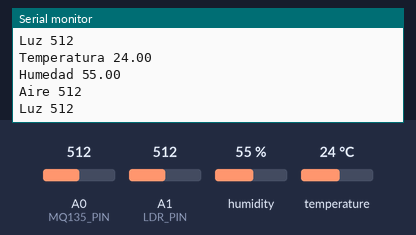
This sketch was run on a simulated Arduino Mega 2560, built with avr-gcc and run on an emulated ATmega2560. Shown: the last lines printed to the serial monitor. Inputs (shaded band) come from the test bench; at power-on: humidity 55 %, A0 (MQ135_PIN) = 512, A1 (LDR_PIN) = 512, temperature 24 °C.

Above: at 6.2 s.
6.3 s: humidity set to 22 %
At 10.98 s:
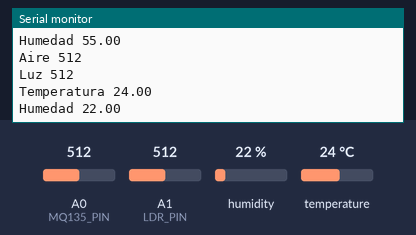
12.8 s: A0 (MQ135_PIN) set to 716
At 16.51 s:
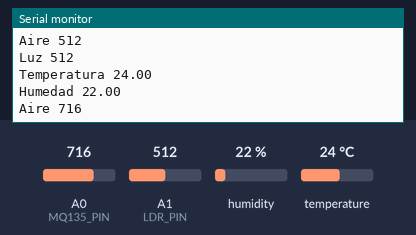
19.3 s: A1 (LDR_PIN) set to 716
At 22.9 s:
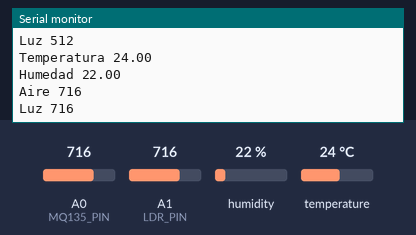
25.8 s: temperature set to 12 °C
At 27.26 s:
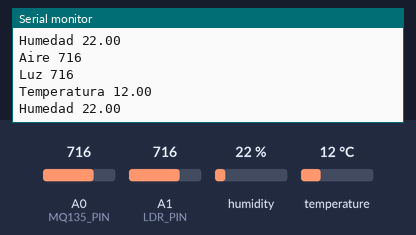
32.3 s: A0 (MQ135_PIN) set to 992
At 34.2 s:
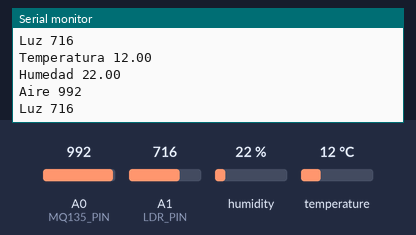
38.8 s: A1 (LDR_PIN) set to 992
At 44.4 s:
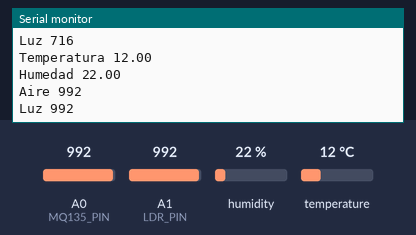
Timing chart, 0 to 45.9 s (numbered marks = the images above; inputs shaded):
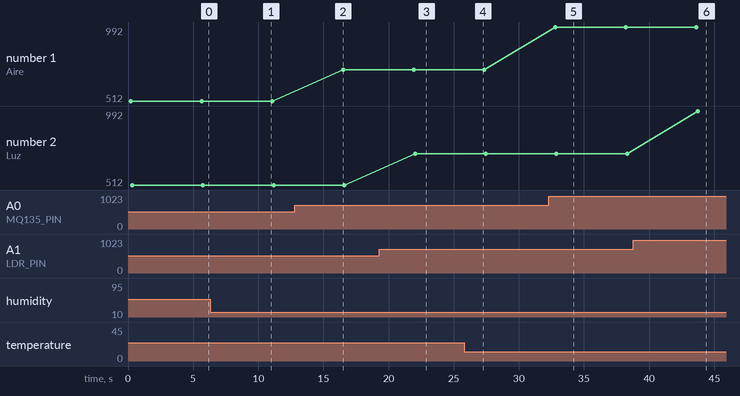

The sketch:

Arduino.ino
```cpp
#include <DHT.h>

#define DHT_PIN   4
#define DHT_TYPE  DHT11
#define MQ135_PIN A0
#define LDR_PIN   A1

DHT dht(DHT_PIN, DHT_TYPE);

void setup() {
  Serial.begin(9600);
  Serial1.begin(9600);
  dht.begin();
}

void loop() {
  // Lectura de temperatura y humedad con DHT11
  float temperature = dht.readTemperature();
  float humidity = dht.readHumidity();

  // Lectura de calidad del aire con MQ135
  int airQuality = analogRead(MQ135_PIN);

  // Lectura de cantidad de luz con LDR
  int lightLevel = analogRead(LDR_PIN);

  // Imprimir los datos en el Monitor Serie
  Serial.print("Temperatura ");
  Serial.println(temperature);
  Serial1.println(temperature);
  delay(100);

  Serial.print("Humedad ");
  Serial.println(humidity);
  Serial1.println(humidity);
  delay(100);

  Serial.print("Aire ");
  Serial.println(airQuality);
  Serial1.println(airQuality);
  delay(100);

  Serial.print("Luz ");
  Serial.println(lightLevel);
  Serial1.println(lightLevel);
  delay(100);

  // Esperar unos segundos antes de tomar nuevas lecturas
  delay(5000);
}
```

Measured:
- after the input at 6.3 s, the serial monitor: prints a new line after 4.7 s (image 1)
- after the input at 12.8 s, the serial monitor: prints a new line after 3.7 s (image 2)
- after the input at 19.3 s, the serial monitor: prints a new line after 2.7 s (image 3)
- after the input at 25.8 s, the serial monitor: prints a new line after 1.4 s (image 4)
- after the input at 32.3 s, the serial monitor: prints a new line after 0.48 s (image 5)
- after the input at 38.8 s, the serial monitor: prints a new line after 4.9 s (image 6)
- plotted number 1: 512 → 716 after the input at 12.8 s, 716 → 992 after the input at 32.3 s
